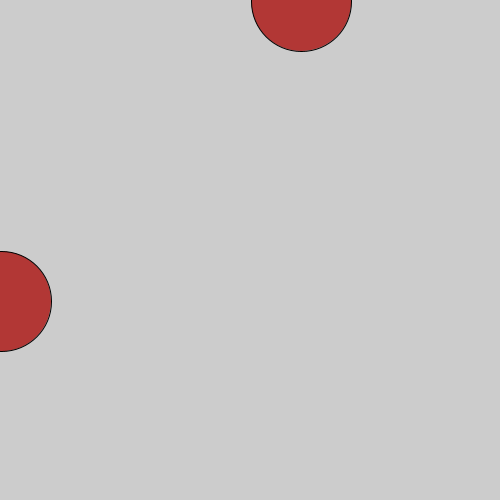
Frame 1 (no input)
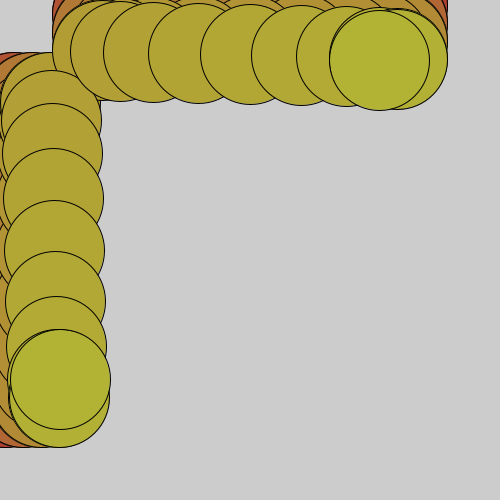
Frame 60 (the mouse pressed at the canvas centre just before this capture)
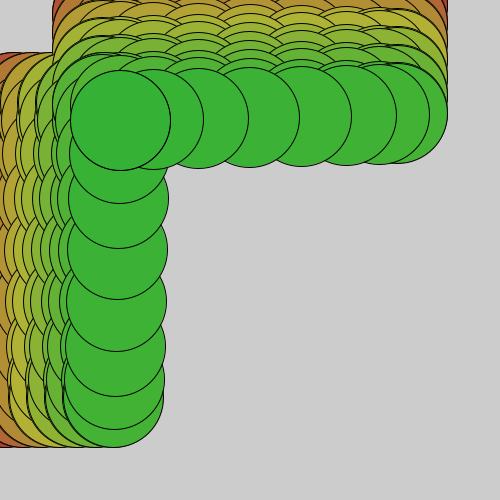
Frame 120 (the mouse held since frame 60 and released just before this capture)

The Processing sketch that drew these frames (run headless with seeded random() and noise(); from frame 60 on, the mouse is pressed at the canvas centre):

// Processing sketch: processing_113299
// ── processing_113299.pde

float hue = 0;
float angle = 0;
float timer = 0;
float ellipseX = 0.0;


void setup()
{
  fill(hue,0,0);
  size(500, 500);
  colorMode(HSB, 360, 50, 50);
}

void draw()
{
 timer = timer + 0.0167;
 hue = hue + 1;
 if (hue >= 360)
 {
   hue = 0;
}

if (timer<= 8.5)
{
ellipseX += 1;
if (ellipseX > width)
  {
    ellipseX = 0;
  }
   float waveSpeed = 20;
  float waveHeight = 150;
  float angle = radians(ellipseX * waveSpeed);
  float ellipseY = sin(angle) * waveHeight;
   
  fill(hue,35,35);
  ellipse(ellipseX, height/2 + ellipseY, 100, 100);
  fill(hue,35,35);
  ellipse(height/2 + ellipseY, ellipseX, 100, 100);
   
}
if (timer >= 8.5 && timer <= 12)
{ellipseX += 2;
if (ellipseX > width)
  {
    ellipseX = 0;
  }
   float waveSpeed = 20;
  float waveHeight = 350;
  float angle = radians(ellipseX * waveSpeed);
  float ellipseY = sin(angle) * waveHeight;
   
  fill(hue,50,50);
  rect(ellipseX, height/2 + ellipseY, 100, 100);
  fill(hue,50,50);
  rect(height/2 + ellipseY, ellipseX, 100, 100);
}
if (timer >= 12 && timer <= 19)
{ellipseX += 5;
if (ellipseX > width)
  {
    ellipseX = 0;
  }
float waveSpeed = 26;
  float waveHeight = 300;
  float angle = radians(ellipseX * waveSpeed);
  float ellipseY = sin(angle) * waveHeight;
   
  fill(hue,100,100);
  ellipse(ellipseX, height/2 + ellipseY, 100, 100);
  fill(hue,100,100);
  ellipse(height/2 + ellipseY, ellipseX, 100, 100);
}
angle += 0.1;
if (timer >= 19 && timer <= 22)
{ background(hue,100,100);

 {rectMode(CENTER);
  pushMatrix();
  translate(250,250);
  rotate(angle);
  fill(#FFFFFF);
  rect(0,0,100,100);
  
  translate(150,150);
  rotate(angle);
  fill(#000000);
  rect(0,0,50,50);
  
   translate(150,150);
  rotate(angle + 90);
  fill(#000000);
  rect(0,0,50,50);
  
   translate(150,150);
  rotate(angle + 180);
  fill(#000000);
  rect(0,0,50,50);
  
   translate(150,150);
  rotate(angle + 270);
  fill(#000000);
  rect(0,0,50,50);
  
  popMatrix();}
  
{  
  rectMode(CENTER);
  pushMatrix();
  translate(250,250);
  rotate(angle);
  fill(#000000);
  rect(0,0,50,50);
  
  translate(150,150);
  rotate(angle+ 270);
  fill(#FFFFFF);
  rect(0,0,100,100);
  
   translate(150,150);
  rotate(angle + 180);
  fill(#FFFFFF);
  rect(0,0,100,100);
  
   translate(150,150);
  rotate(angle + 90);
  fill(#FFFFFF);
  rect(0,0,100,100);
   popMatrix();
}
}
if (timer >= 22 && timer <= 22)
{
background(hue,0);
}
if (timer >= 22 && timer <= 30)
{ellipseX += 2;
if (ellipseX > width)
  {
    ellipseX = 0;
  }
   float waveSpeed = 50;
  float waveHeight = 250;
  float angle = radians(ellipseX * waveSpeed);
  float ellipseY = sin(angle) * waveHeight;
   
   stroke(hue,100,100);
  fill(#000000);
  rect(ellipseX, height/2 + ellipseY, 100, 100);
  fill(#000000);
  rect(height/2 + ellipseY, ellipseX, 100, 100);
}
}
